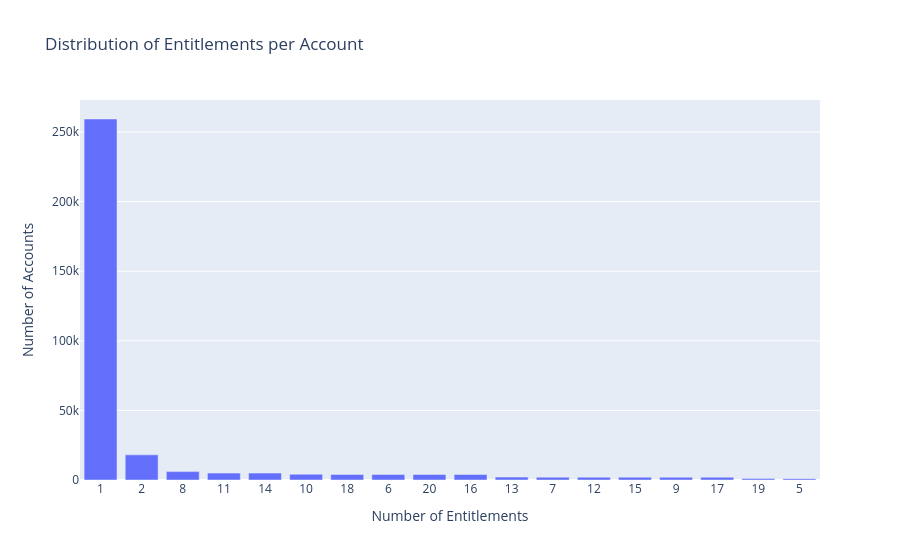

Notebook code cell kept with this figure:
### Markdown cell above
### Distribution of entitlements per account

### Code cell
# --- Analysis for account_entitlements ---

# Group by 'account_id' and count the number of entitlements for each account
entitlements_per_account = account_entitlements_df.groupby('account_id').size()

# Get the distribution of the number of entitlements
entitlement_distribution = entitlements_per_account.value_counts()

print("Distribution of entitlements per account:")
print(entitlement_distribution)

# Create a bar plot of the entitlement distribution
import plotly.express as px
fig = px.bar(
    x=entitlement_distribution.index, 
    y=entitlement_distribution.values, 
    labels={'x':'Number of Entitlements', 'y':'Number of Accounts'},
    title='Distribution of Entitlements per Account'
)
fig.update_layout(xaxis_type='category')
fig.show()

### Figure 1 — Plotly figure (JSON) as saved in the notebook; plotly's stock layout.template omitted (floating-point values rounded to 4 significant figures)
{"data": [{"hovertemplate": "Number of Entitlements=%{x}<br>Number of Accounts=%{y}<extra></extra>", "legendgroup": "", "marker": {"color": "#636efa", "pattern": {"shape": ""}}, "name": "", "orientation": "v", "showlegend": false, "textposition": "auto", "type": "bar", "x": [1, 2, 8, 11, 14, 10, 18, 6, 20, 16, 13, 7, 12, 15, 9, 17, 19, 5], "xaxis": "x", "y": [259315, 18055, 6027, 4959, 4940, 4142, 3994, 3983, 3977, 3952, 2083, 2008, 2006, 2004, 1986, 1971, 1014, 954], "yaxis": "y"}], "layout": {"barmode": "relative", "legend": {"tracegroupgap": 0}, "title": {"text": "Distribution of Entitlements per Account"}, "xaxis": {"anchor": "y", "domain": [0, 1], "title": {"text": "Number of Entitlements"}, "type": "category"}, "yaxis": {"anchor": "x", "domain": [0, 1], "title": {"text": "Number of Accounts"}}}}
